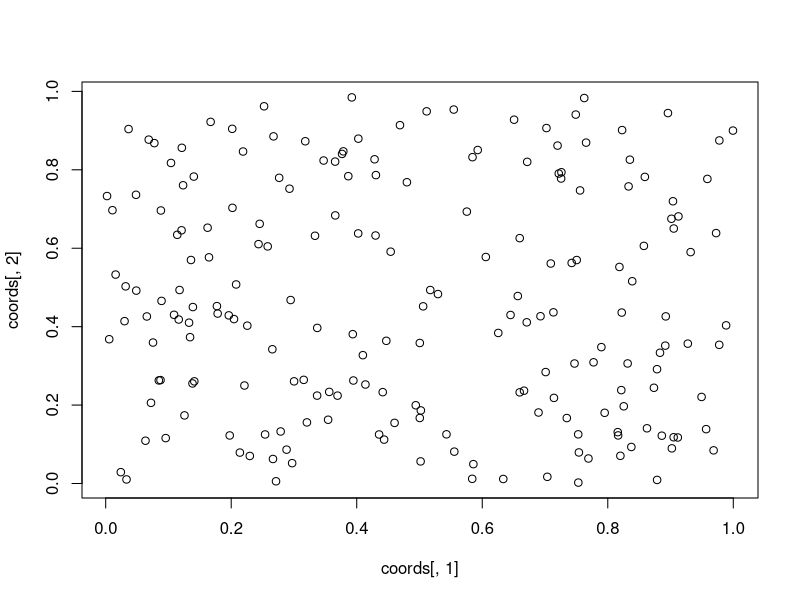
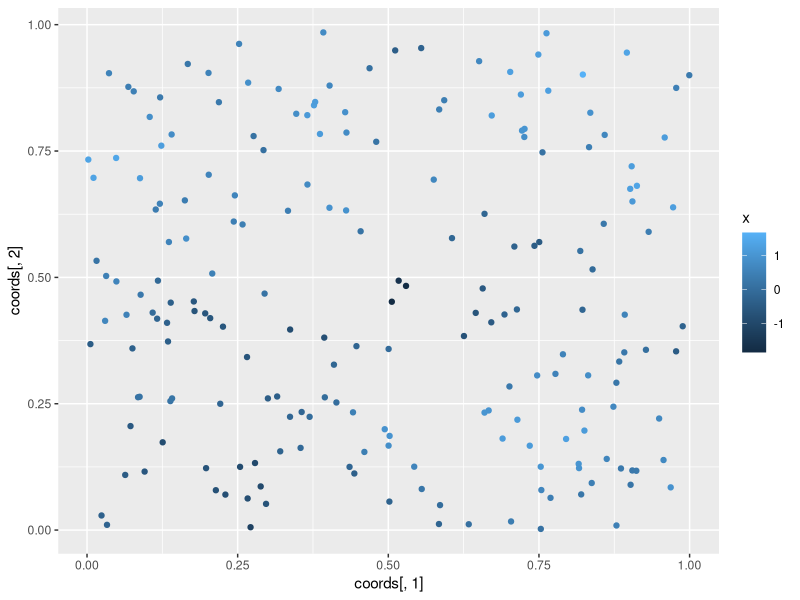
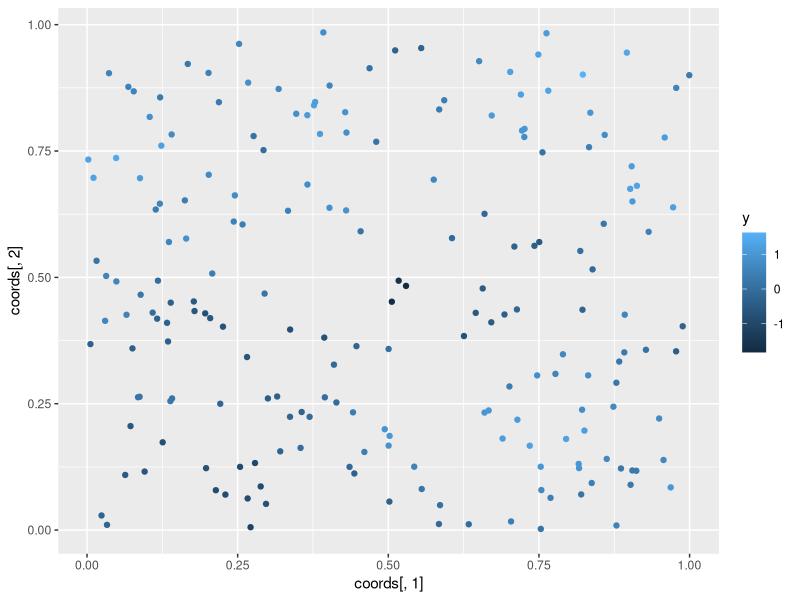
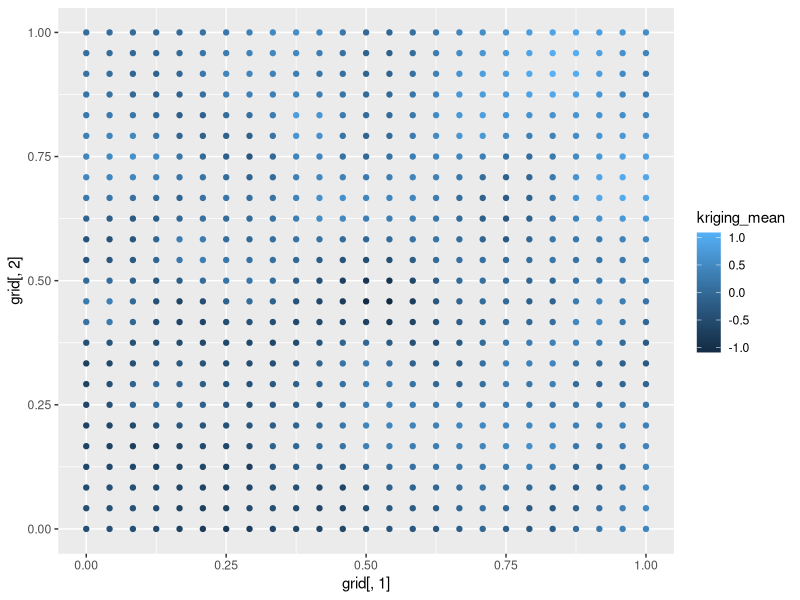
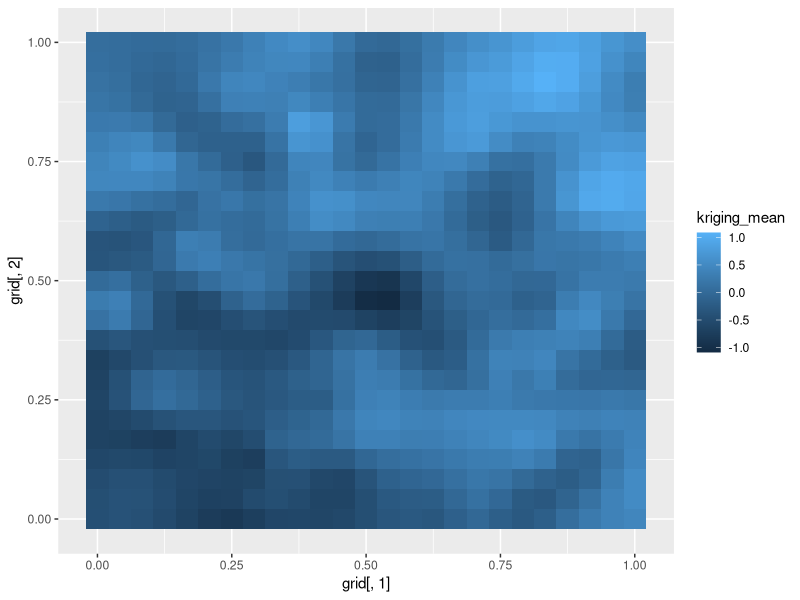
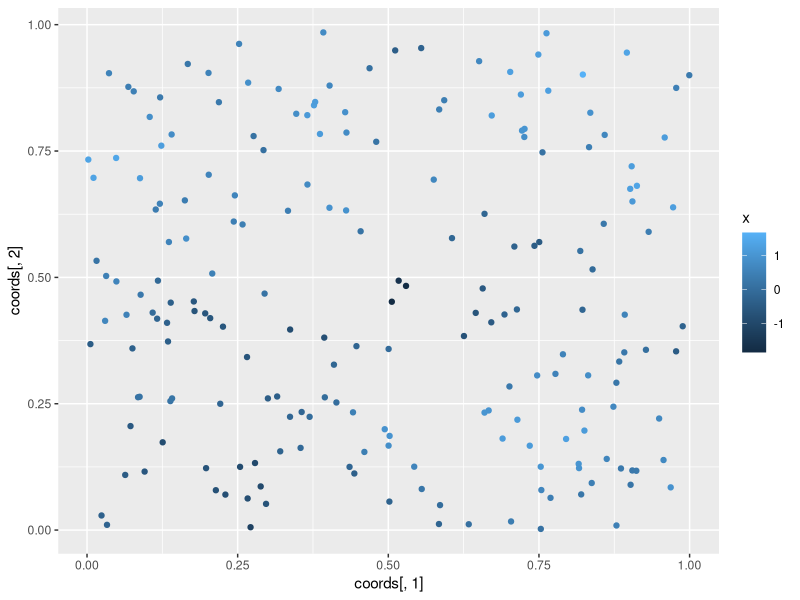
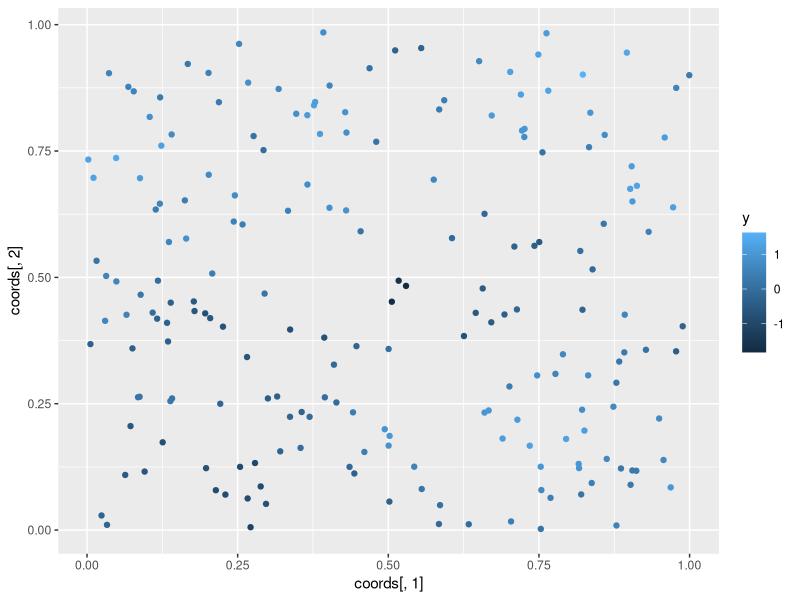
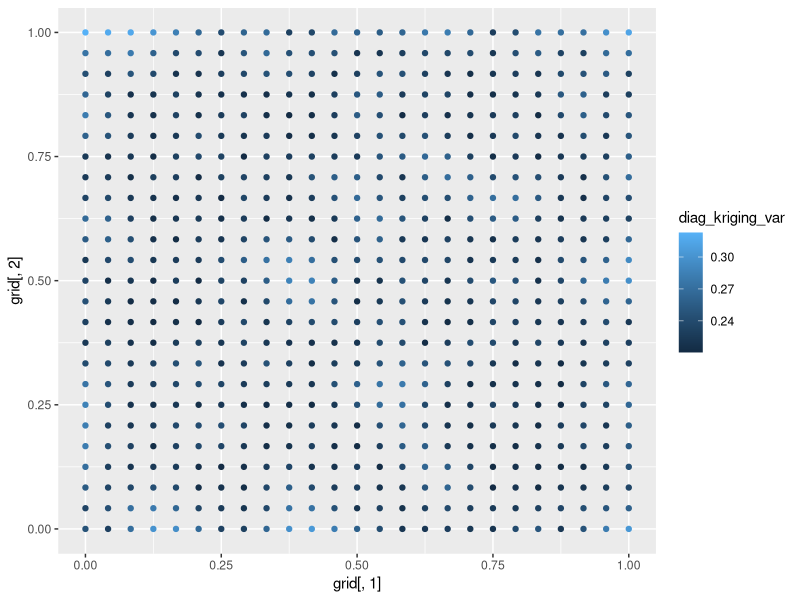

Reproduce these figures in R, in order.

# Exercise 2

# Task 2.1: Simulation


library(fields)
library(MASS)
library(ggplot2)
library(mvtnorm)

# defining covariance function and mean function

matern_cov <- function(sigma_sq, phi, dist_matrix){ 
  # returns the covariance given parameters sigma^2 and phi, and distance matrix, assuming Matérn covariance function
  rows = dim(dist_matrix)[1] # number of rows in distance matrix
  cols = dim(dist_matrix)[2] # number of columns in distance matrix
  Sigma = matrix(NA, nrow=rows, ncol=cols) # covariance matrix should have same dimension as distance matrix
  for (i in seq(1,rows)){ 
    for (j in seq(1,cols)){
      Sigma[i,j] = sigma_sq*(1+phi*dist_matrix[i,j])*exp(-phi*dist_matrix[i,j]) # Cov(x(s_i), x(s_j)) = sigma^2*(1+phi*h)*exp(-phi*h)
    }
  }
  return (Sigma)
}

mean_value <- function(alpha, x_coord, y_coord){ # returns mu_j, where coord is the coordinate for j
  return (alpha*((x_coord-0.5)+(y_coord-0.5))) # mu_j = alpha*((s_j1-0.5)+(s_j2-0.5))
}

# parameters

N = 200 # number of random observation sites
sigma_sq = 1 # sigma^2
phi = 10 # phi
tau_sq = 0.05^2 # phi^2
alpha = 1 # alpha


x_coords = runif(n=N) # sampling x-coordinates for the random sites
y_coords = runif(n=N) # sampling y-coordinates for the random sites
coords = cbind(x_coords, y_coords) # coordinates of the N random sites
plot(x=coords[,1], y=coords[,2]) # plot of the random sites


# Making covariance matrix:

dist_matrix = rdist(coords) # matrix containing distance between every pair of points
Sigma = matern_cov(sigma_sq = sigma_sq, phi = phi, dist_matrix = dist_matrix) # defining Sigma through the Matérn covariance function

# sampling x

L = chol(Sigma) # L is the Cholesky decomposition of the covariance matrix Sigma
L = t(L) # the matrix obtained from chol(Sigma) is upper triangular. We want a lower triangular L
z = rnorm(N) # z ~ N(0,1)
x = L%*%z # x ~ N(0, Sigma)

mu_vec = rep(0, N)
for (i in seq(1,N)){
  mu_vec[i] = mean_value(alpha = alpha, x_coord = coords[i,1], y_coord = coords[i,2])
}

x = x+mu_vec # x ~ N(mu, Sigma)

y = x+rnorm(n=N,sd=sqrt(tau_sq)) # y ~ N(mu, Sigma+tau*I_N)  
y = as.vector(y)


df_x = data.frame(coords, x)
ggplot(df_x)+geom_point(aes(x=coords[,1], y=coords[,2],color=x)) # plotting the Gaussian field x

df_y = data.frame(coords, y)
ggplot(df_y)+geom_point(aes(x=coords[,1], y=coords[,2],color=y)) # plotting the observations y




# Task 2.2: Parameter estimation

C = Sigma+tau_sq*diag(N) # C = Sigma+tau^2* I_N
Q = solve(C) # Q = C^(-1)

X = coords[,1]+coords[,2]-rep(1,N) # X is vector where row j of X is s_j1+sj2-1


C_deriv_sigma_sq <- function(phi, dist_matrix){ # returns the dC/d(sigma^2) between the two elements of x
  rows = dim(dist_matrix)[1] # number of rows in distance matrix
  cols = dim(dist_matrix)[2] # number of columns in distance matrix
  C_sigma_sq = matrix(1, ncol=rows, nrow=cols) # dC/d(sigma^2) has same dimensions as distance matrix
  for (i in seq(1,rows)){
    for (j in seq(1,cols)){
      C_sigma_sq[i,j] = (1+phi*dist_matrix[i,j])*exp(-phi*dist_matrix[i,j]) # dC/ d(sigma^2) = (1+phi*h)*exp(-phi*h)
    }
  }
  return (C_sigma_sq)
}


C_deriv_phi <- function(sigma_sq, phi, dist_matrix){  # computes dC/d(phi)
  rows = dim(dist_matrix)[1] # number of rows in distance matrix
  cols = dim(dist_matrix)[2] # number of columns in distance matrix
  C_phi= matrix(1, ncol=rows, nrow=cols) # dC/d(phi) has same dimensions as distance matrix
  for (i in seq(1,rows)){
    for (j in seq(1,cols)){
      C_phi[i,j] = -sigma_sq*phi*dist_matrix[i,j]^2*exp(-phi*dist_matrix[i,j]) # dC/d(phi) = -sigma^2*phi*h^2*exp(-phi*h)
    }
  }
  return (C_phi)
}


compute_C_partial_derivatives = function(theta_hat, dist_matrix){ # Computes dC/d(theta)
  
  C_partial_sigma_sq = C_deriv_sigma_sq(theta_hat[3], dist_matrix) # dC/ d(sigma^2)
  C_partial_tau_sq = diag(N)  # dC/d(tau^2) = I_N
  C_partial_phi = C_deriv_phi(theta_hat[1], theta_hat[3], dist_matrix) # dC/d(phi)
  C_partial = list(C_partial_sigma_sq, C_partial_tau_sq, C_partial_phi) # gathering all the partial derivatives in a vector, for practical purposes
  return (C_partial)
}


compute_score_vec = function(C_partial, Q, Z){ 
  score_vec = rep(0,3) # vector of length 3 containing the three partial derivatives of the log-likelihood
  for (i in c(1,2,3)){ # dl/d(theta_i) =(-1/2)*trace(Q*dC/d(theta_i))+(1/2)*Z^T*Q*dC/d(theta_i)*Q*Z     theta_i is either sigma^2, tau^2 or phi
    score_vec[i] = (-1/2)*sum(diag(Q%*%C_partial[[i]]))+(1/2)*t(Z)%*%Q%*%C_partial[[i]]%*%Q%*%Z
  }
  return (score_vec)
}


compute_hessian = function(C_partial, Q){ # computing hessian d^2 l/d(theta^2)
  hessian = matrix(data=NA, ncol=3, nrow=3) # 3x3 matrix containing the hessian of the log-likelihood
  for (i in c(1,2,3)){
    for (j in c(1,2,3)){# d^2 l/(d(theta_i) d(theta_j)) = (-1/2)*trace(Q* (dC/d(theta_i))* Q* (dC/d(theta_j)))
      hessian[i,j] = -(1/2)*sum(diag(Q%*%C_partial[[i]]%*%Q%*%C_partial[[j]]))
    }
  }
  return (hessian)
}


# proposing start values of Fisher scoring iterations
sigma_sq_prop = 5
tau_sq_prop = 0.2^2 
phi_prop = 20
alpha_prop = 5


beta_hat = alpha_prop # beta_hat = alpha
theta_hat = c(sigma_sq_prop, tau_sq_prop, phi_prop) # theta_hat = (sigma^2, tau^2, phi)

prev_loglikelihood = -100
rho = 100 # difference between likelihood in one iteration and the previous
tol = 10^{-10} # stopping criterion for Fisher scoring iterations
iter = 1 # counter for the iterations in the Fisher scoring algorithm


# Fisher scoring algorithm:


while (rho > tol){ # stopping the iterations when rho is smaller than tol
  
  # Computing Q = Q(theta_p)
  Sigma_prop = matern_cov(theta_hat[1], theta_hat[3], dist_matrix) # computing proposed Sigma-matrix with proposed parameter values
  C_prop = Sigma_prop+theta_hat[2]*diag(N) # C = Sigma + tau^2 I_N
  Q_prop = solve(C_prop) # Q = C^(-1)
  
  
  # computing beta_hat
  beta_hat = solve(t(X)%*%Q_prop%*%X)%*%t(X)%*%Q_prop%*%y # beta_hat = (X^T Q X)^{-1} X^T Q y
  
  
  # computing partial derivatives of C and Z = y-X*beta_hat
  C_partial = compute_C_partial_derivatives(theta_hat, dist_matrix)
  
  Z_prop = y-X*as.vector(beta_hat) # Z = y-X*beta_hat
  
  
  # computing score vector dl/d(theta)
  score_vec = compute_score_vec(C_partial, Q_prop, Z_prop)
  
  
  # computing hessian d^2 l/d(theta)^2
  hessian = compute_hessian(C_partial, Q_prop)
  
  # theta_hat_(p+1) = theta_hat(p+1)-hessian^(-1)*score_vec
  theta_hat = theta_hat - solve(hessian)%*%score_vec
  
  
  loglikelihood = dmvnorm(x=y, mean=X*as.vector(beta_hat), sigma=C_prop, log=TRUE) # computing loglikelihood 
  rho = abs(loglikelihood-prev_loglikelihood) # rho = | likelihood_(p+1)-likelihood_p|
  prev_loglikelihood = loglikelihood # the new likelihood is the old likelihood in next iteration
  
  # Printing number of iterations, likelihood, theta_hat and beta_hat
  
  cat("Iterations:", iter,"\n")
  
  cat("loglikelihood:", loglikelihood, "\n")
  
  cat("theta_hat:", theta_hat, "\n")
  
  cat("beta_hat:", beta_hat, "\n", "\n")
  
  iter = iter+1 # incrementing iter
}



# Task 2.3: Kriging

# creating grid for kriging prediction

n = 25 # making n times n grid
grid = expand.grid(x=seq(from=0, to = 1, length.out = n), y=seq(from = 0, to = 1, length.out = n)) # making grid sites
grid = cbind(grid[,1],grid[,2]) # removing first column in grid matrix
X_0 = grid%*%c(1,1)-rep(1,n^2) # X_0 is a vector of length n^2 = 625. jth entry of X_0 is s_j1+s_j2-1


# creating distance matrix and covariance matrix for prediction sites

grid_distances = rdist(grid) # matrix containing distances between all pairs of grid nodes
C_0 = matern_cov(theta_hat[1],theta_hat[3], grid_distances) # covariance matrix for prediction sites


# creating distance matrix and covariance matrix between prediction sites and measurement sites

pred_measure_dist = rdist(grid, coords) # n^2 times N-matrix (625 x 200) containing distances between prediction and measurement sites

C_pred_measure = matern_cov(theta_hat[1], theta_hat[3],pred_measure_dist) # C_{0,.} Covariances between prediction and measurement sites (625 x 200)


# computing kriging mean vector

kriging_mean = X_0*as.vector(beta_hat)+C_pred_measure%*%solve(C)%*%(y-X*as.vector(beta_hat))   # E(Y_0|Y) = X_0*beta_hat+C_{0,.}*C^(-1)(Y-X*beta-hat) 


# plotting kriging mean

df_kriging_mean = data.frame(grid, kriging_mean)
ggplot(df_kriging_mean)+geom_point(aes(x=grid[,1], y=grid[,2], color=kriging_mean)) # plotting each kriging mean in each grid node
ggplot(df_kriging_mean, aes(x=grid[,1], y=grid[,2], fill = kriging_mean)) + geom_tile() # plotting map


# comparing against x and y

df_x = data.frame(coords, x)
ggplot(df_x)+geom_point(aes(x=coords[,1], y=coords[,2],color=x)) # plotting x

df_y = data.frame(coords, y)
ggplot(df_y)+geom_point(aes(x=coords[,1], y=coords[,2],color=y)) # plotting observations


# computing variance matrix for prediction sites

kriging_var = C_0-C_pred_measure%*%solve(C)%*%t(C_pred_measure) # Var(Y_0|Y) = C_0-C_{0,.}C^{-1}C_{0,.}^T
diag_kriging_var = diag(kriging_var) # making a matrix containing diagonal elements of Var(Y_0|Y)

df_kriging_var = data.frame(grid, diag_kriging_var)
ggplot(df_kriging_var)+geom_point(aes(x=grid[,1], y=grid[,2], color=diag_kriging_var)) # plotting each kriging variance in each grid node
ggplot(df_kriging_var, aes(x=grid[,1], y=grid[,2], fill = diag_kriging_var)) + geom_tile() # plotting the kriging variance as a map
